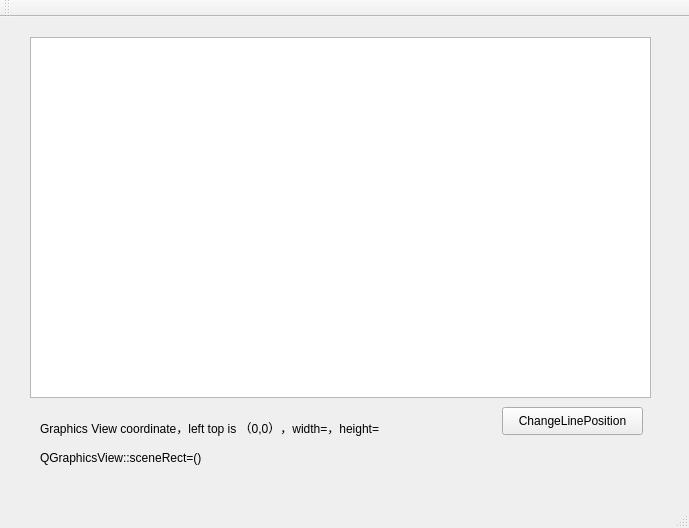
<?xml version="1.0" encoding="UTF-8"?>
<ui version="4.0">
 <class>AnnotationOnImageClass</class>
 <widget class="QMainWindow" name="AnnotationOnImageClass">
  <property name="geometry">
   <rect>
    <x>0</x>
    <y>0</y>
    <width>689</width>
    <height>528</height>
   </rect>
  </property>
  <property name="windowTitle">
   <string>AnnotationOnImage</string>
  </property>
  <widget class="QWidget" name="centralWidget">
   <widget class="AnnotationArea" name="View">
    <property name="geometry">
     <rect>
      <x>30</x>
      <y>20</y>
      <width>621</width>
      <height>361</height>
     </rect>
    </property>
   </widget>
   <widget class="QLabel" name="labViewSize">
    <property name="geometry">
     <rect>
      <x>40</x>
      <y>400</y>
      <width>601</width>
      <height>21</height>
     </rect>
    </property>
    <property name="text">
     <string>Graphics View coordinate，left top is （0,0），width=，height=</string>
    </property>
   </widget>
   <widget class="QLabel" name="LabSceneRect">
    <property name="geometry">
     <rect>
      <x>40</x>
      <y>430</y>
      <width>601</width>
      <height>21</height>
     </rect>
    </property>
    <property name="text">
     <string>QGraphicsView::sceneRect=()</string>
    </property>
   </widget>
   <widget class="QPushButton" name="changeLinePositionButton">
    <property name="geometry">
     <rect>
      <x>502</x>
      <y>390</y>
      <width>141</width>
      <height>28</height>
     </rect>
    </property>
    <property name="text">
     <string>ChangeLinePosition</string>
    </property>
   </widget>
  </widget>
  <widget class="QMenuBar" name="menuBar">
   <property name="geometry">
    <rect>
     <x>0</x>
     <y>0</y>
     <width>689</width>
     <height>26</height>
    </rect>
   </property>
  </widget>
  <widget class="QToolBar" name="mainToolBar">
   <attribute name="toolBarArea">
    <enum>TopToolBarArea</enum>
   </attribute>
   <attribute name="toolBarBreak">
    <bool>false</bool>
   </attribute>
  </widget>
  <widget class="QStatusBar" name="statusBar"/>
 </widget>
 <layoutdefault spacing="6" margin="11"/>
 <customwidgets>
  <customwidget>
   <class>AnnotationArea</class>
   <extends>QGraphicsView</extends>
   <header location="global">AnnotationArea.h</header>
  </customwidget>
 </customwidgets>
 <resources>
  <include location="AnnotationOnImage.qrc"/>
 </resources>
 <connections/>
</ui>
